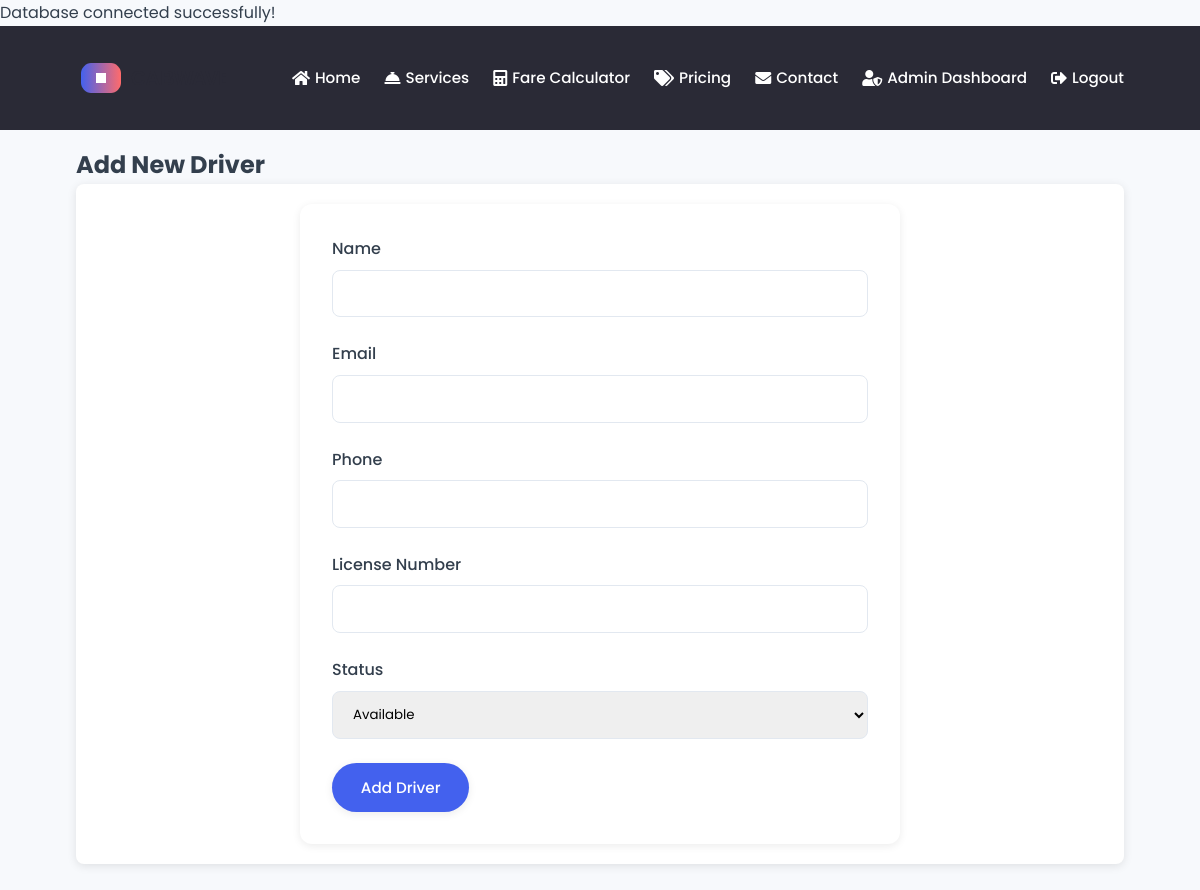
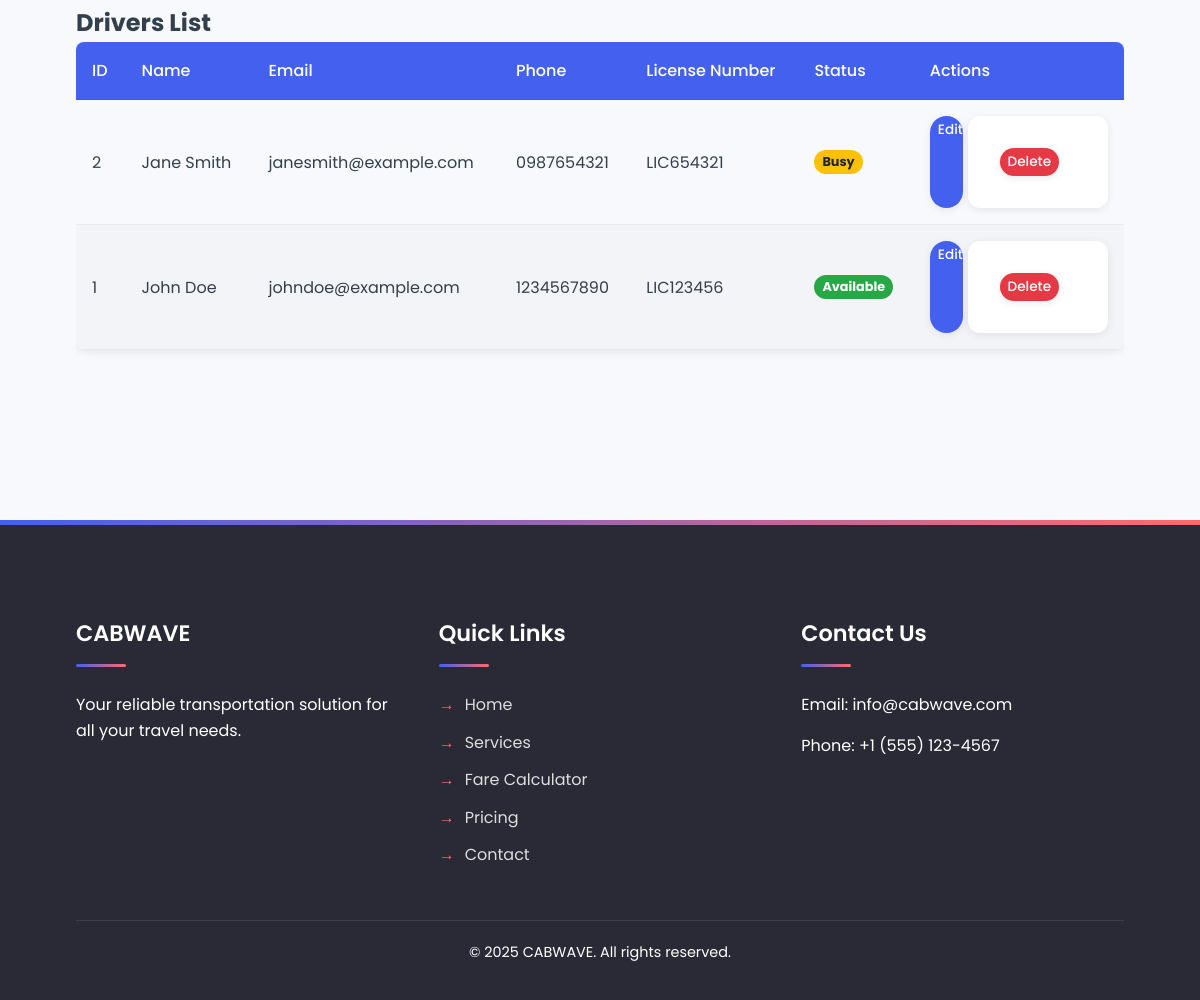
The app's page /admin/manage-drivers.php (signed in) with its own data (2 pictures, top to bottom).
### tables this page shows
CREATE TABLE drivers (
    driver_id INT AUTO_INCREMENT PRIMARY KEY,
    name VARCHAR(100) NOT NULL,
    email VARCHAR(100) NOT NULL UNIQUE,
    phone VARCHAR(15) NOT NULL,
    license_number VARCHAR(50) NOT NULL UNIQUE,
    status ENUM('available', 'busy', 'inactive') DEFAULT 'available',
    created_at TIMESTAMP DEFAULT CURRENT_TIMESTAMP
);

### admin/manage-drivers.php (the view, shortened to what this page needs)
<?php
$basePath = '../';
require_once $basePath . 'includes/db.php';
$driver = null;
$drivers = [];
$result = $conn->query("SELECT * FROM drivers ORDER BY name");
while ($row = $result->fetch_assoc()) {
    $drivers[] = $row;
}
include $basePath . 'includes/header.php';
?>
<div class="admin-page">
    <h2><?php echo $driver ? 'Edit Driver' : 'Add New Driver'; ?></h2>
    <div class="admin-form">
        <form method="POST" action="">
            <div class="form-group">
                <label for="name">Name</label>
                <input type="text" id="name" name="name" value="<?php echo $driver ? htmlspecialchars($driver['name']) : ''; ?>" required>
            </div>
            <div class="form-group">
                <label for="email">Email</label>
                <input type="email" id="email" name="email" value="<?php echo $driver ? htmlspecialchars($driver['email']) : ''; ?>" required>
            </div>
            <div class="form-group">
                <label for="phone">Phone</label>
                <input type="tel" id="phone" name="phone" value="<?php echo $driver ? htmlspecialchars($driver['phone']) : ''; ?>" required>
            </div>
            <div class="form-group">
                <label for="license_number">License Number</label>
                <input type="text" id="license_number" name="license_number" value="<?php echo $driver ? htmlspecialchars($driver['license_number']) : ''; ?>" required>
            </div>
            <div class="form-group">
                <label for="status">Status</label>
                <select id="status" name="status" required>
                    <option value="available" <?php echo ($driver && $driver['status'] === 'available') ? 'selected' : ''; ?>>Available</option>
                </select>
            </div>
            <div class="form-actions">
                <button type="submit" class="btn"><?php echo $driver ? 'Update Driver' : 'Add Driver'; ?></button>
            </div>
        </form>
    </div>
    <h2 class="mt-4">Drivers List</h2>
    <?php if (count($drivers) > 0): ?>
        <div class="table-responsive">
            <table>
                <thead>
                    <tr>
                        <th>ID</th>
                        <th>Name</th>
                        <th>Email</th>
                        <th>Phone</th>
                        <th>License Number</th>
                        <th>Status</th>
                        <th>Actions</th>
                    </tr>
                </thead>
                <tbody>
                    <?php foreach ($drivers as $d): ?>
                        <tr>
                            <td><?php echo $d['driver_id']; ?></td>
                            <td><?php echo htmlspecialchars($d['name']); ?></td>
                            <td><?php echo htmlspecialchars($d['email']); ?></td>
                            <td><?php echo htmlspecialchars($d['phone']); ?></td>
                            <td><?php echo htmlspecialchars($d['license_number']); ?></td>
                            <td>
                                <span class="status-badge status-<?php echo $d['status']; ?>">
                                    <?php echo ucfirst($d['status']); ?>
                                </span>
                            </td>
                            <td>
                                <div class="action-buttons">
                                    <a href="manage-drivers.php?edit=<?php echo $d['driver_id']; ?>" class="btn btn-sm">Edit</a>
                                    <form method="POST" action="" style="display: inline;" onsubmit="return confirm('Are you sure you want to delete this driver? This action cannot be undone.')">
                                        <button type="submit" class="btn btn-sm btn-danger">Delete</button>
                                    </form>
                                </div>
                            </td>
                        </tr>
                    <?php endforeach; ?>
                </tbody>
            </table>
        </div>
    <?php else: ?>
        <p>No drivers found.</p>
    <?php endif; ?>
</div>
<?php include $basePath . 'includes/footer.php'; ?>

### assets/css/main.css (style rules this page uses)
:root { --primary-color: #4361EE; --secondary-color: #FF6B6B; --dark-color: #2A2A36; --light-color: #F7F9FC; --danger-color: #E63946; --success-color: #2EC4B6; --info-color: #4CC9F0; --warning-color: #FF9F1C; --text-color: #333F4D; --gray-color: #94A3B8; --shadow-sm: 0 2px 8px rgba(0, 0, 0, 0.08); --shadow-md: 0 4px 16px rgba(0, 0, 0, 0.12); --shadow-lg: 0 8px 24px rgba(0, 0, 0, 0.15); --transition-fast: 0.2s ease-in-out; --transition-normal: 0.3s ease-in-out; --transition-slow: 0.5s ease-in-out; }
* { box-sizing: border-box; margin: 0; padding: 0; }
body { font-family: 'Poppins', 'Arial', sans-serif; line-height: 1.6; background-color: var(--light-color); color: var(--text-color); }
a { color: var(--primary-color); text-decoration: none; transition: color 0.3s ease; }
button, .btn { display: inline-block; padding: 0.8rem 1.8rem; background: var(--primary-color); color: white; border: none; border-radius: 50px; cursor: pointer; transition: all 0.3s ease; font-family: 'Poppins', sans-serif; font-weight: 500; font-size: 0.95rem; box-shadow: var(--shadow-sm); text-align: center; position: relative; overflow: hidden; z-index: 1; }
button::after, .btn::after { content: ''; position: absolute; top: 0; left: 0; width: 100%; height: 100%; background: linear-gradient(to right, transparent, rgba(255, 255, 255, 0.2), transparent); transform: translateX(-100%); transition: transform 0.5s ease; z-index: -1; }
.btn-danger { background: var(--danger-color); }
table { width: 100%; border-collapse: collapse; margin-bottom: 1.5rem; border-radius: 8px; overflow: hidden; box-shadow: var(--shadow-sm); }
table, th, td { border: none; }
th, td { padding: 1rem; text-align: left; }
th { background-color: var(--primary-color); color: white; font-weight: 500; }
tr:nth-child(even) { background-color: rgba(0, 0, 0, 0.02); }
tr { border-bottom: 1px solid rgba(0, 0, 0, 0.05); }
form { width: 100%; max-width: 600px; margin: 0 auto; padding: 2rem; background-color: white; border-radius: 12px; box-shadow: var(--shadow-sm); }
.form-group { margin-bottom: 1.5rem; }
label { display: block; margin-bottom: 0.5rem; font-weight: 500; color: var(--text-color); }
input, select, textarea { width: 100%; padding: 0.8rem 1rem; border: 1px solid #E2E8F0; border-radius: 8px; font-family: 'Poppins', sans-serif; transition: all 0.3s ease; }

### assets/css/animations.css (style rules this page uses)
.page-transition { animation: pageFadeIn 0.5s ease-out; }
.btn { position: relative; overflow: hidden; }
.btn::after { content: ''; position: absolute; width: 100%; height: 100%; top: 0; left: 0; pointer-events: none; background-image: radial-gradient(circle, #fff 10%, transparent 10.01%); background-repeat: no-repeat; background-position: 50%; transform: scale(10, 10); opacity: 0; transition: transform 0.5s, opacity 1s; }

### admin/manage-drivers.php (style rules this page uses)
.admin-page { margin-bottom: 40px; }
.admin-form { background: white; padding: 20px; border-radius: 8px; box-shadow: 0 2px 10px rgba(0, 0, 0, 0.1); margin-bottom: 30px; }
.form-actions { display: flex; gap: 10px; margin-top: 20px; }
.mt-4 { margin-top: 25px; }
.table-responsive { overflow-x: auto; }
.status-badge { display: inline-block; padding: 3px 8px; border-radius: 12px; font-size: 0.8rem; font-weight: bold; color: white; }
.status-available { background-color: #28a745; }
.status-busy { background-color: #ffc107; color: #212529; }
.action-buttons { display: flex; gap: 5px; }
.btn-sm { padding: 4px 8px; font-size: 0.85rem; }

### records on screen
drivers: driver_id "2", name "Jane Smith", email "janesmith@example.com", phone "0987654321", license_number "LIC654321", status "Busy"
drivers: driver_id "1", name "John Doe", email "johndoe@example.com", phone "1234567890", license_number "LIC123456", status "Available"

### other values on screen
SITE_NAME "CABWAVE"
